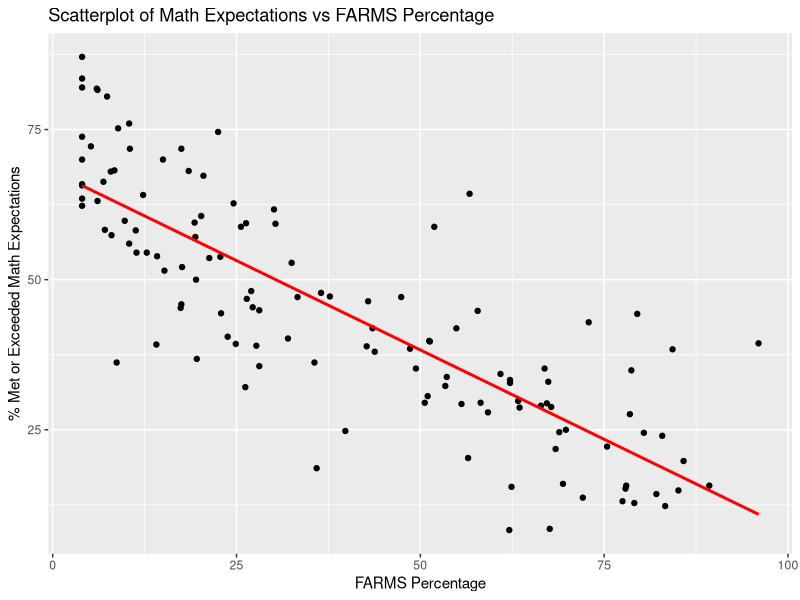

Reproduce this figure in R.
## ---- chunk 1
knitr::opts_chunk$set(echo = TRUE)
library(tidyverse)
options(scipen = 999)
## ---- chunk 2
schools <- read_csv("montgomery_md.csv")
## ---- chunk 3
model <- lm(`% Met or Exceeded Math Expectations` ~ `FARMS Pct`, data = schools)

summary(model)
## ---- chunk 4
schools$predicted <- predict(model)

# Calculate the residuals
schools$residual <- schools$`% Met or Exceeded Math Expectations` - schools$predicted

# Sort the data frame by the absolute value of the residuals in descending order
schools <- schools %>%
  mutate(abs_residual = abs(residual)) %>%
  arrange(desc(abs_residual))

## ---- chunk 5
schools %>%
  ggplot(aes(x = `FARMS Pct`, y = `% Met or Exceeded Math Expectations`)) +
  geom_point() +
  geom_smooth(method = "lm", se = FALSE, color = "red") +
  labs(x = "FARMS Percentage", y = "% Met or Exceeded Math Expectations", title = "Scatterplot of Math Expectations vs FARMS Percentage")
